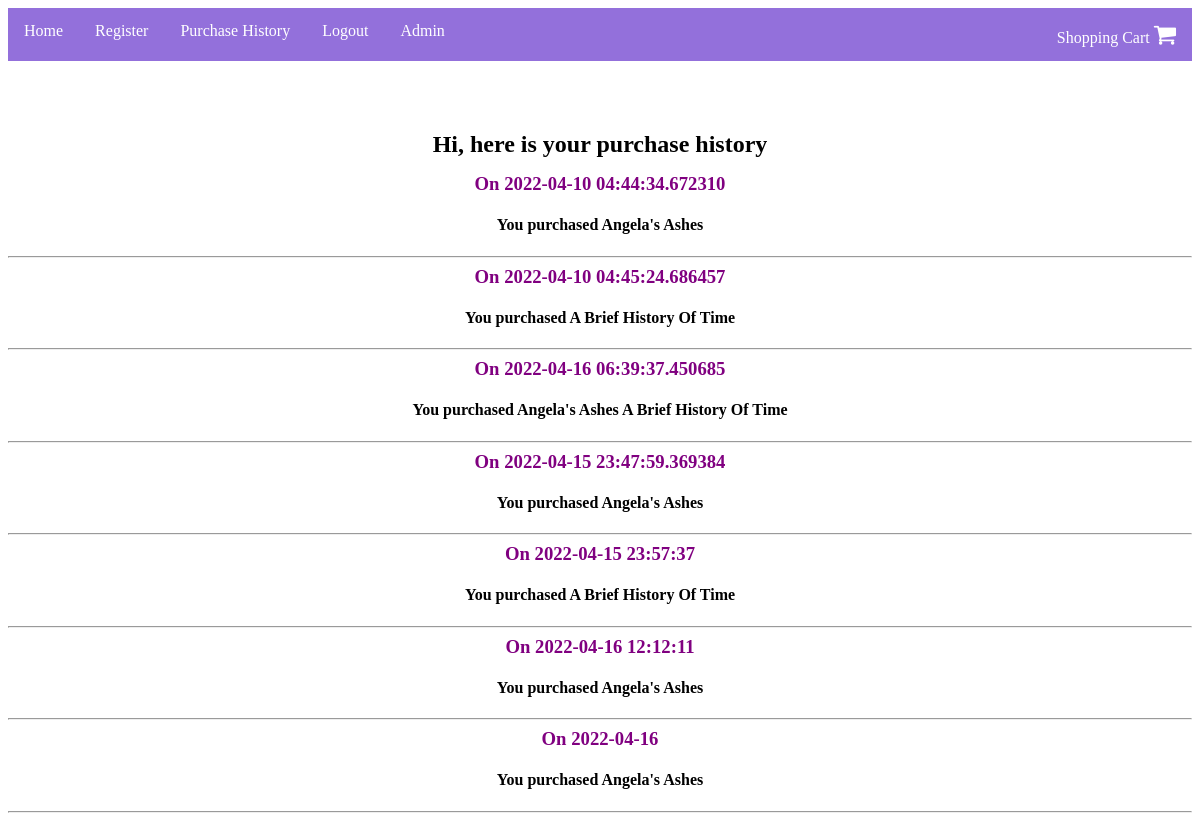
Page /history (signed in) on the earlier database version.
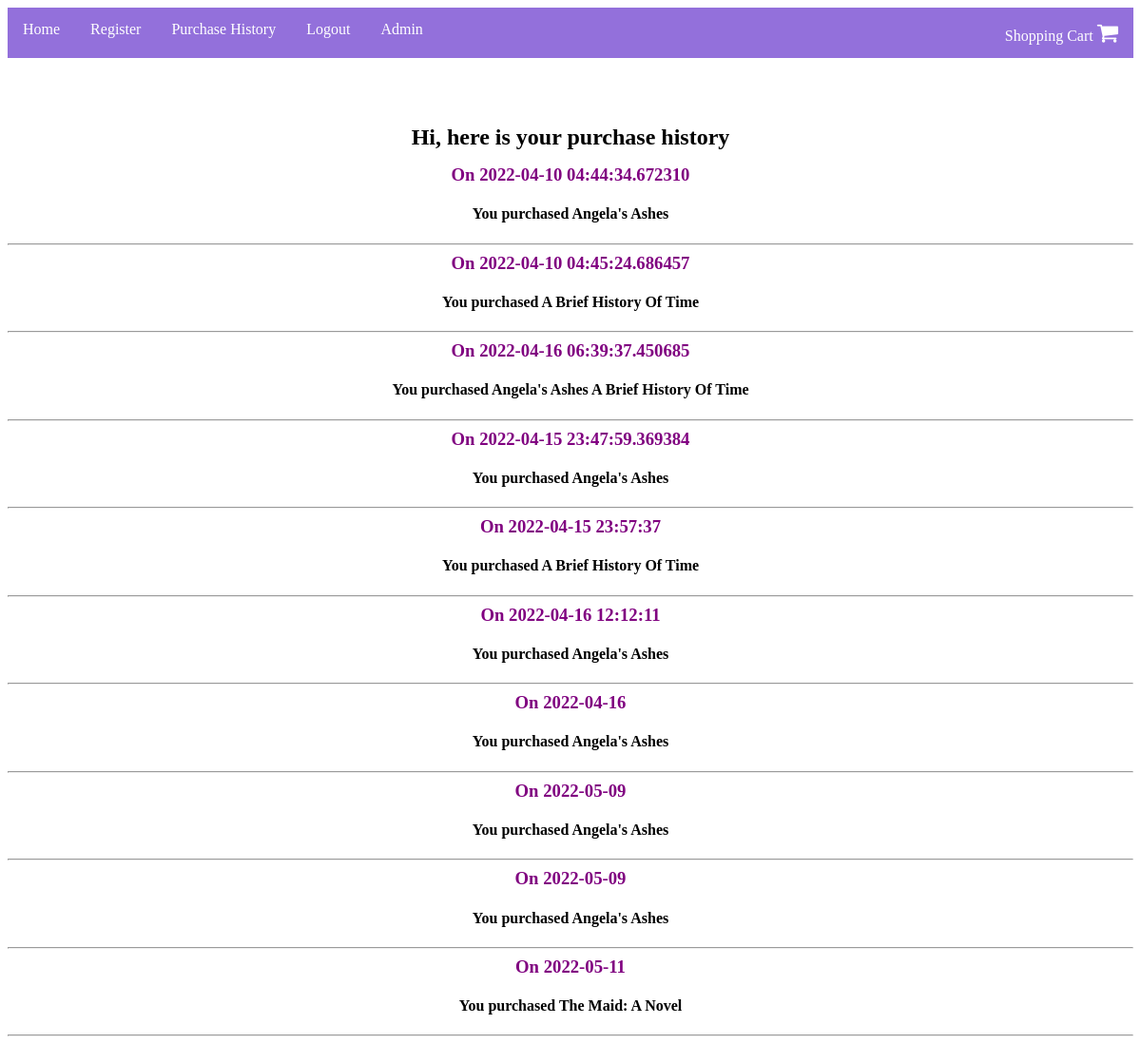
Same page on the later database version.
### main.py (models this page shows)
class Order(db.Model):
    __tablename__ = "orders"
    id = db.Column(db.Integer, primary_key=True)
    buyer = db.Column(db.String(100))
    title = db.Column(db.String(100), unique=False)
    created_at = db.Column(db.String(100),
                           nullable=False)

### main.py (the view)
@app.route('/history')
def history():
    order_history = Order.query.filter_by(buyer=current_user.name)
    return render_template("purchase_history.html", order_history=order_history)

### main.py (called while the page is built)
@login_manager.user_loader
def load_user(user_id):
    return User.query.get(int(user_id))

### templates/purchase_history.html
{% import "bootstrap/wtf.html" as wtf %}
{% include 'header.html' %}
<h2>Hi, here is your purchase history</h2>
{% for order in order_history %}
<h3> On {{ order.created_at }} </h3>
<h4>You purchased {{ order.title }}</h4>
<hr>
{% endfor %}
</body>
</html>

### templates/header.html (shortened to what this page needs)
<!DOCTYPE html>
<html lang="en">
<head>
    <link rel="stylesheet" href="https://cdnjs.cloudflare.com/ajax/libs/font-awesome/4.7.0/css/font-awesome.min.css">
    <link href="{{ url_for('static', filename='css/shopping.css')}}" rel="stylesheet", type="text/css">
</head>
<ul>
  <li><a href="{{ url_for('get_all_items') }}">Home</a></li>
  <li><a href="{{ url_for('register') }}">Register</a></li>
  {% if not current_user.is_authenticated: %}
  <li><a href="{{ url_for('login') }}">Login</a></li>
    <li><a href="{{ url_for('contact') }}">Contact</a></li>
  {% else: %}
    <li><a href="{{ url_for('history') }}">Purchase History</a></li>
    <li><a href="{{ url_for('logout') }}">Logout</a></li>
    {% endif %}
  <li><a href="{{ url_for('admin') }}">Admin</a></li>
  <li style="float:right"><a class="active" href="{{ url_for('see_cart') }}">Shopping Cart <i class="fa fa-shopping-cart" style="font-size:24px"></i></a></li>
</ul>

### static/css/shopping.css (style rules this page uses)
h2 { width:500px; margin: 0 auto; color: black; text-align: center; padding-top: 70px; padding-bottom: 15px; }
h3 { width:500px; margin: 0 auto; color: purple; text-align: center; }
ul { list-style-type: none; margin: 0; padding: 0; overflow: hidden; background-color: mediumpurple; }
li { float: left; }
li a { display: block; color: white; text-align: center; padding: 14px 16px; text-decoration: none; }
h4 { text-align: center; }

Differences in the rows shown:
added Order: created_at "2022-05-09", title "Angela's Ashes"
added Order: created_at "2022-05-09", title "Angela's Ashes"
added Order: created_at "2022-05-11", title "The Maid: A Novel"
